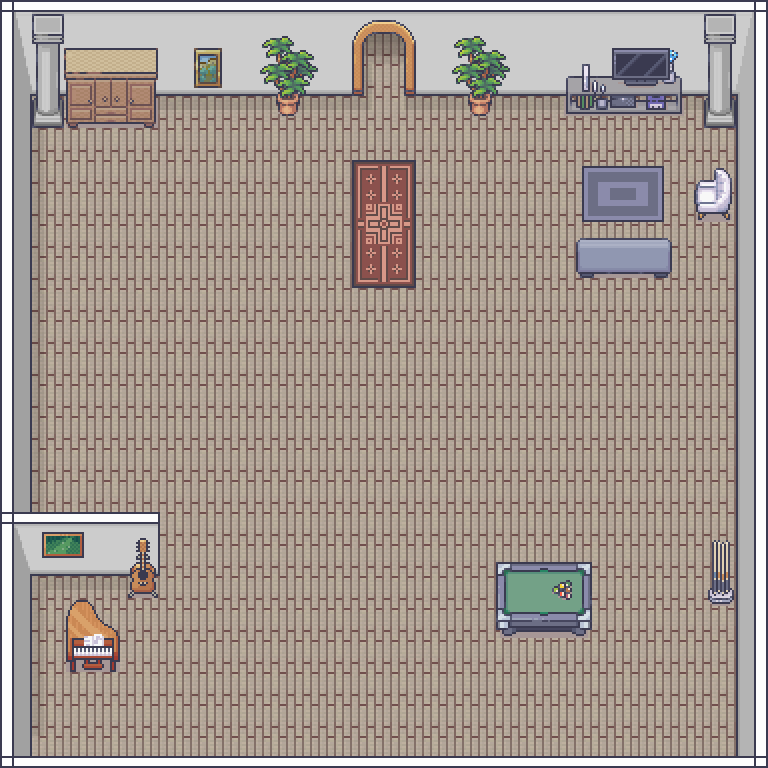

Rendered tile map (Tiled .tmx) drawn with the repository's tilesets; below, a short description and the map source with its tile grids summarised:
An orthogonal 24x24 tile map with 32x32 px tiles, 4 tile layers (Tile Layer 1, Tile Layer 2, Tile Layer 3, Tile Layer 4), 5 tilesets and 27 objects (Game_Board, Jukebox, Door, Table).

<map version="1.5" tiledversion="1.7.2" orientation="orthogonal" renderorder="right-down" width="24" height="24" tilewidth="32" tileheight="32" infinite="0" nextlayerid="16" nextobjectid="40">
 <properties>
  <property name="communication" value="area" />
  <property name="location_direction" type="int" value="2" />
  <property name="location_x" type="float" value="384" />
  <property name="location_y" type="float" value="112" />
  <property name="media" value="text;voice;video" />
 </properties>
 <tileset firstgid="1" source="tilesets/Museum_32x32.tsx" />
 <tileset firstgid="1953" source="tilesets/Room-Builder_32x32.tsx" />
 <tileset firstgid="9401" source="tilesets/Music-and-Sport_32x32.tsx" />
 <tileset firstgid="9865" source="tilesets/Basement_32x32.tsx" />
 <tileset firstgid="10665" source="tilesets/Generic_32x32.tsx" />
 <layer id="9" name="Tile Layer 1" width="24" height="24">
  <data>[576 cells, 576 non-empty, 21 distinct tile ids]</data>
 </layer>
 <layer id="10" name="Tile Layer 2" width="24" height="24">
  <data>[576 cells, 88 non-empty, 62 distinct tile ids]</data>
 </layer>
 <layer id="11" name="Tile Layer 3" width="24" height="24">
  <data>[576 cells, 40 non-empty, 34 distinct tile ids]</data>
 </layer>
 <layer id="15" name="Tile Layer 4" width="24" height="24">
  <data>[576 cells, 6 non-empty, 6 distinct tile ids]</data>
 </layer>
 <objectgroup id="12" name="Collisions">
  <object id="1" x="0" y="0" width="32" height="768" />
  <object id="2" x="32" y="0" width="736" height="96" />
  <object id="3" x="736" y="96" width="32" height="672" />
  <object id="4" x="32" y="756" width="704" height="12" />
  <object id="5" x="32" y="96" width="126" height="32" />
  <object id="6" x="274" y="96" width="28" height="22" />
  <object id="7" x="566" y="96" width="116" height="18" />
  <object id="9" x="704" y="96" width="32" height="32" />
  <object id="17" x="32" y="512" width="128" height="64" />
  <object id="24" x="66" y="576" width="54" height="96" />
  <object id="25" x="496" y="562" width="96" height="68" />
  <object id="32" x="466" y="96" width="28" height="22" />
  <object id="33" x="120" y="576" width="40" height="22" />
  <object id="34" x="708" y="540" width="28" height="64" />
  <object id="35" x="576" y="238" width="96" height="36" />
  <object id="36" x="694" y="180" width="42" height="36" />
  <object id="38" x="714" y="168" width="22" height="12" />
 </objectgroup>
 <objectgroup id="13" name="Contexts">
  <object id="11" name="Game_Board" x="496" y="562" width="96" height="68">
   <properties>
    <property name="communication" value="parent" />
    <property name="media" value="text;voice" />
    <property name="type" value="game_board" />
   </properties>
  </object>
  <object id="14" name="Jukebox" x="66" y="616" width="54" height="56">
   <properties>
    <property name="communication" value="parent" />
    <property name="media" value="text;voice" />
    <property name="type" value="music_streamer" />
   </properties>
  </object>
  <object id="20" name="Door" x="352" y="20" width="64" height="76">
   <properties>
    <property name="communication" value="parent" />
    <property name="location_direction" type="int" value="2" />
    <property name="location_x" type="float" value="1104" />
    <property name="location_y" type="float" value="240" />
    <property name="media" value="text;voice" />
    <property name="type" value="portal" />
   </properties>
  </object>
  <object id="37" name="Table" x="478" y="544" width="132" height="104">
   <properties>
    <property name="communication" value="area" />
    <property name="media" value="text;voice" />
    <property name="type" value="area" />
   </properties>
  </object>
 </objectgroup>
 <objectgroup id="14" name="Interactions">
  <object id="21" x="66" y="674" width="54" height="16" />
  <object id="23" x="352" y="98" width="64" height="16" />
  <object id="26" x="496" y="544" width="96" height="16" />
  <object id="27" x="496" y="632" width="96" height="16" />
  <object id="30" x="478" y="562" width="16" height="68" />
  <object id="31" x="594" y="562" width="16" height="68" />
 </objectgroup>
</map>
